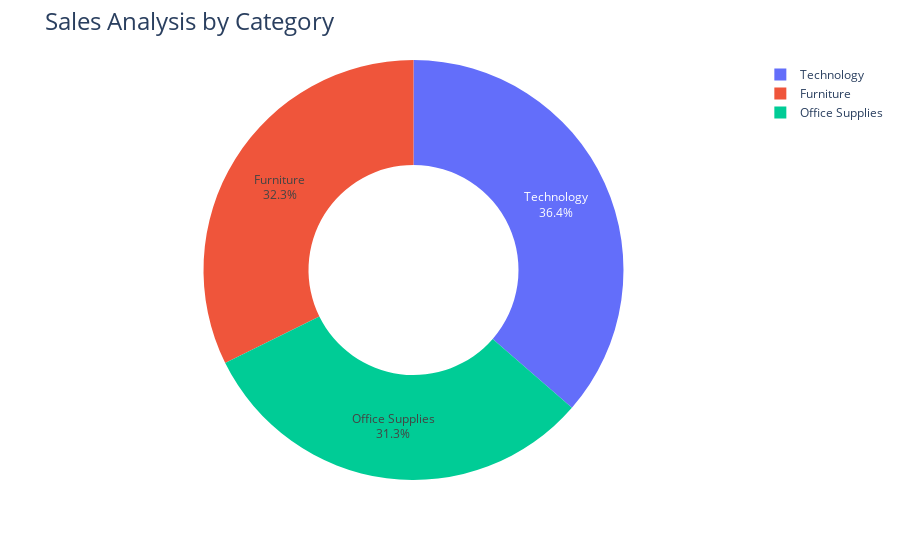

This figure's notebook cell:
### Code cell
fig1 = px.pie(sales_by_product_catg, values='Sales', names='Category', hole=0.5)

fig1.update_traces(textposition='inside',textinfo='percent+label')
fig1.update_layout(title_text='Sales Analysis by Category',title_font=dict(size=24))

### Figure 1 — Plotly figure (JSON) as saved in the notebook; plotly's stock layout.template omitted (floating-point values rounded to 4 significant figures)
{"data": [{"domain": {"x": [0, 1], "y": [0, 1]}, "hole": 0.5, "hovertemplate": "Category=%{label}<br>Sales=%{value}<extra></extra>", "labels": ["Furniture", "Office Supplies", "Technology"], "legendgroup": "", "name": "", "showlegend": true, "textinfo": "percent+label", "textposition": "inside", "type": "pie", "values": [742000.0, 719000.0, 836200.0]}], "layout": {"autosize": true, "legend": {"tracegroupgap": 0}, "margin": {"t": 60}, "title": {"font": {"size": 24}, "text": "Sales Analysis by Category"}}}
